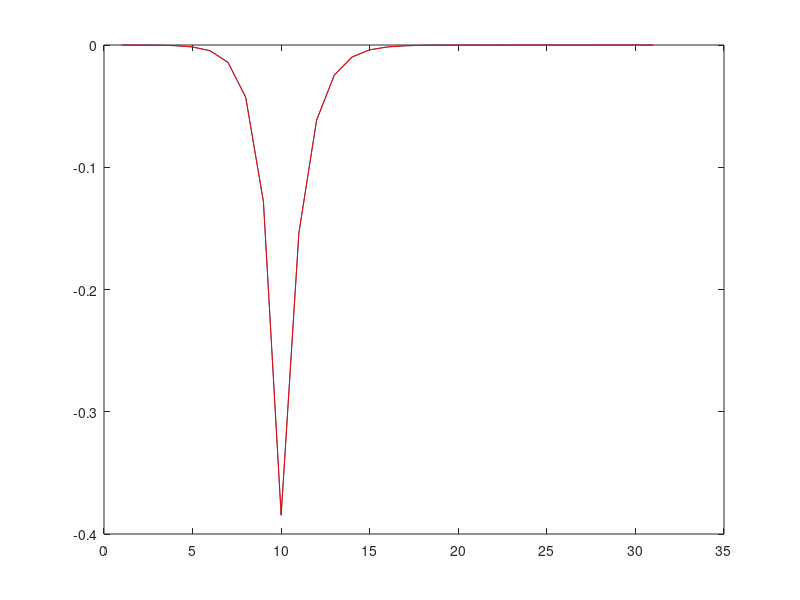

The MATLAB source for this figure:
%dsp book inverse filtering:
filter_psf=[1,-3.4,1.2];
N=length(filter_psf);

%causal and anticausal length:
C=20;
A=10;
%impulse 0...0 1 0..0
delta=zeros(N+A+C,1);
delta(A+1)=1;
filter_PSD_toeplitz_matrix = toeplitz([filter_psf,zeros(1,A+C)],[filter_psf(1),zeros(1,A+C)]);

% conv(PSF,g) == PSF_toeplitz_matrix * g_input_signal = delta_output_signal:
g = filter_PSD_toeplitz_matrix\delta;

%verification using a convolution:
stem(conv(g,filter_psf))

%verification using the theoretical values:
gA=-(3.^(0:-1:-A+2))/7.8;
gC=-(0.4.^(0:C+1))/2.6;
gth=[gA(A-1:-1:1),gC]';
[gth,g],
plot(g);
hold on;
plot(gth,'r') 
max(abs(gth-g))



















